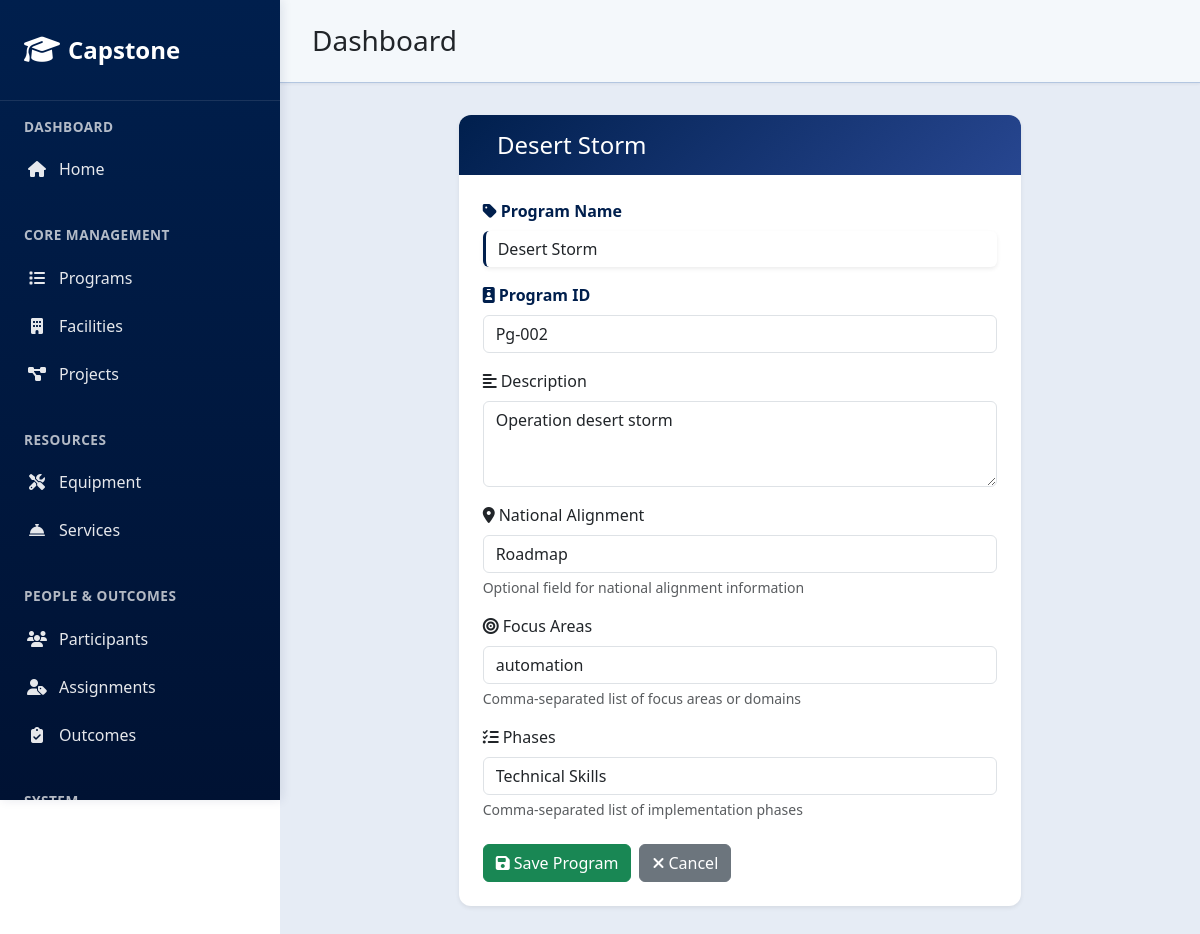
/programs/5/update/, run on the app's committed database.
### core/models.py (models this page shows, shortened)
class Program(models.Model):
    program_id = models.CharField(max_length=10, unique=True, blank=True, null=True)
    name = models.CharField(max_length=200)
    description = models.TextField()
    national_alignment = models.CharField(max_length=255, choices=NATIONAL_ALIGNMENT_CHOICES, blank=True, null=True)
    focus_areas = models.CharField(max_length=255, choices=FOCUS_AREAS_CHOICES, help_text="Comma-separated list of domains")
    phases = models.CharField(max_length=255, choices=PHASES_CHOICES, help_text="Comma-separated list of phases")
    def __str__(self):
        return self.name

### core/interfaces/controllers/program_views.py (the view)
# urls.py: path('programs/<int:pk>/update/', program_views.ProgramUpdateView.as_view(), name='program_update'),
class ProgramUpdateView(UpdateView):
    model = Program
    fields = ["name", "description", "national_alignment", "focus_areas", "phases"]
    template_name = "core/program_form.html"
    success_url = reverse_lazy("program_list")

### core/templates/core/program_form.html (shortened to what this page needs)
{% extends "core/base.html" %}
{% block content %}
  <div class="row justify-content-center">
    <div class="col-lg-8">
      <div class="card border-0 shadow-sm">
        <div class="card-header text-white" style="background: linear-gradient(135deg, var(--primary-blue), var(--light-blue));">
          <h1 class="h4 mb-0">
            {{ view.object|default:"Create New Program" }}
          </h1>
        </div>
        <div class="card-body p-4">
          <form method="post">
            <div class="mb-3">
              <label for="{{ form.name.id_for_label }}" class="form-label" style="color: var(--primary-blue); font-weight: 600;">
                <i class="fas fa-tag me-1"></i>Program Name
              </label>
              <input type="text" name="{{ form.name.name }}" value="{{ form.name.value|default:'' }}" class="form-control border-0 shadow-sm" id="{{ form.name.id_for_label }}" placeholder="Enter program name" maxlength="200" required style="border-left: 3px solid var(--primary-blue) !important;">
            </div>
            {% if form.instance.pk %}
            <div class="mb-3">
              <label for="id_program_id" class="form-label" style="color: var(--primary-blue); font-weight: 600;">
                <i class="fas fa-id-badge me-1"></i>Program ID
              </label>
              <input type="text" class="form-control" id="id_program_id" value="{{ form.instance.program_id }}" readonly>
            </div>
            {% endif %}
            <div class="mb-3">
              <label for="{{ form.description.id_for_label }}" class="form-label">
                <i class="fas fa-align-left me-1"></i>Description
              </label>
              <textarea name="{{ form.description.name }}" class="form-control" id="{{ form.description.id_for_label }}" rows="3" placeholder="Describe the program">{{ form.description.value|default:'' }}</textarea>
            </div>
            <div class="mb-3">
              <label for="{{ form.national_alignment.id_for_label }}" class="form-label">
                <i class="fas fa-map-marker-alt me-1"></i>National Alignment
              </label>
              <select name="{{ form.national_alignment.name }}" class="form-control" id="{{ form.national_alignment.id_for_label }}">
                {% for choice in form.national_alignment.field.choices %}
                  <option value="{{ choice.0 }}" {% if choice.0 == form.national_alignment.value %}selected{% endif %}>{{ choice.1 }}</option>
                {% endfor %}
              </select>
              <div class="form-text">Optional field for national alignment information</div>
            </div>
            <div class="mb-3">
              <label for="{{ form.focus_areas.id_for_label }}" class="form-label">
                <i class="fas fa-bullseye me-1"></i>Focus Areas
              </label>
              <select name="{{ form.focus_areas.name }}" class="form-control" id="{{ form.focus_areas.id_for_label }}">
                {% for choice in form.focus_areas.field.choices %}
                  <option value="{{ choice.0 }}" {% if choice.0 == form.focus_areas.value %}selected{% endif %}>{{ choice.1 }}</option>
                {% endfor %}
              </select>
              <div class="form-text">Comma-separated list of focus areas or domains</div>
            </div>
            <div class="mb-4">
              <label for="{{ form.phases.id_for_label }}" class="form-label">
                <i class="fas fa-tasks me-1"></i>Phases
              </label>
              <select name="{{ form.phases.name }}" class="form-control" id="{{ form.phases.id_for_label }}">
                {% for choice in form.phases.field.choices %}
                  <option value="{{ choice.0 }}" {% if choice.0 == form.phases.value %}selected{% endif %}>{{ choice.1 }}</option>
                {% endfor %}
              </select>
              <div class="form-text">Comma-separated list of implementation phases</div>
            </div>
            <div class="d-flex gap-2">
              <button type="submit" class="btn btn-success">
                <i class="fas fa-save me-1"></i>Save Program
              </button>
              <a href="{% url 'program_list' %}" class="btn btn-secondary">
                <i class="fas fa-times me-1"></i>Cancel
              </a>
            </div>
          </form>
        </div>
      </div>
    </div>
  </div>
{% endblock %}

### core/templates/core/base.html (style rules this page uses)
:root { --primary-blue: #001f4d; --light-blue: #274690; --dark-blue: #001233; --blue-hover: #003366; }
.card { border: none; border-radius: 12px; box-shadow: 0 4px 6px rgba(0, 0, 0, 0.05); transition: all 0.3s ease; background: white; }
.card-header { background: linear-gradient(135deg, var(--primary-blue), var(--light-blue)); color: #fff; border-radius: 12px 12px 0 0 !important; padding: 1rem 1.5rem; border: none; }

### data on the page
Program: object "Desert Storm", name "Desert Storm", instance.program_id "Pg-002", description "Operation desert storm", national_alignment "Roadmap", focus_areas "automation", phases "Technical Skills"
